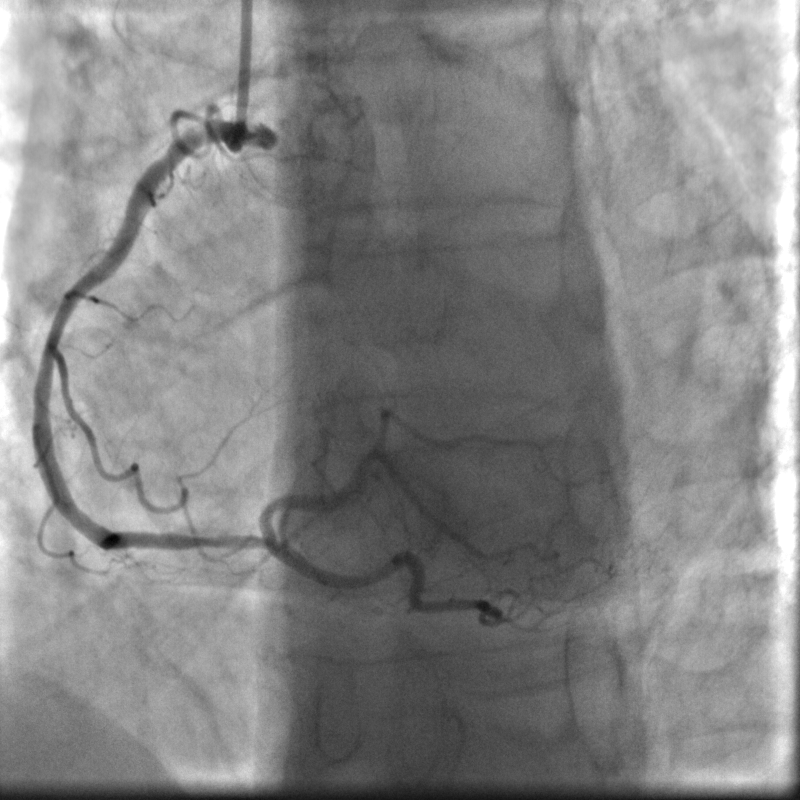
#> input picture Report_selected_images/14_021_1_0078.png, 800 x 800 px; its folder holds only this picture in this run
$ python -i preprocessing.py   (imports and definitions only)
#> lines starting #> are read from the running program, lines starting #| are printed output that depends on the picture
#> further down, picture is the input picture: shape (800, 800, 3); min 0, max 255, mean 132.8
import numpy as np
import cv2
from collections import defaultdict
from pathlib import Path
import matplotlib.pyplot as plt
from ipywidgets import interact, IntSlider, FloatSlider, VBox, HBox
import random
from src.utils import *
from src.utils import _sample_patient_frames

# ─────────────────────────────────────────────────────────────
# Background subtraction
# ─────────────────────────────────────────────────────────────
def subtract_background(image, kernel_size=31):
    """
    Removes slow-varying background illumination using a large Gaussian blur.

        background = GaussianBlur(image, kernel_size)
        residual   = image - background
        output     = rescaled residual to [0, 255]

    Parameters:
        image      : grayscale uint8 numpy array
        kernel_size: Gaussian kernel size (must be odd; default 41)

    Returns:
        Background-subtracted grayscale uint8 numpy array
    """
#> called with kernel_size = 81
    # Ensure kernel size is odd
    ks = kernel_size if kernel_size % 2 == 1 else kernel_size + 1

    # Estimate background as the low-frequency component
    background = cv2.GaussianBlur(image.astype(np.float32), (ks, ks), 0)
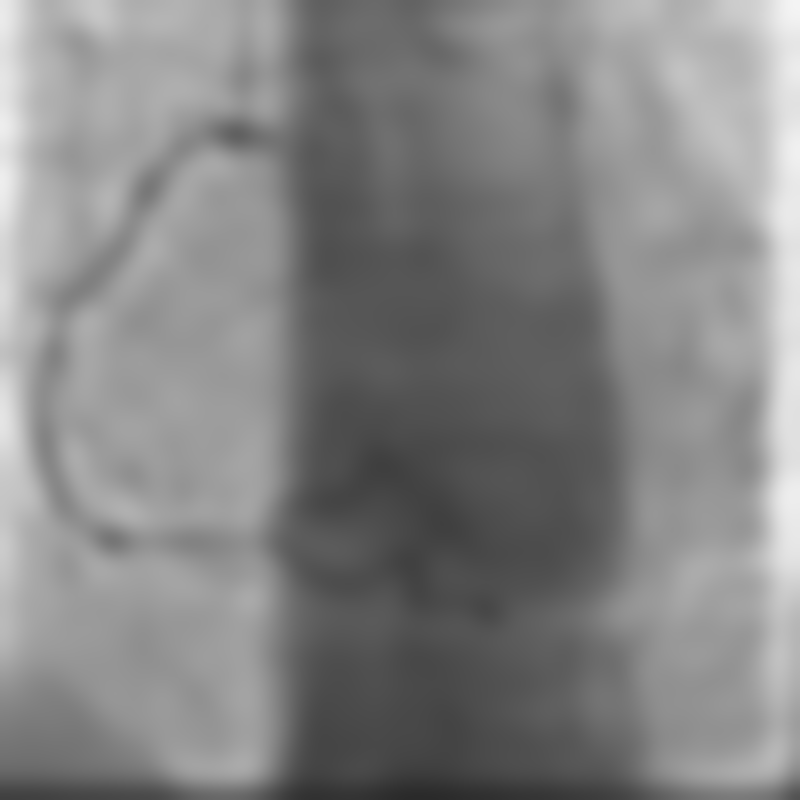
#> background: shape (800, 800, 3) float32; min 42.18, max 244.9, mean 132.8
    #background = cv2.medianBlur(image.astype(np.float32), ks)

    # Subtract and shift to avoid negative values
    residual = image.astype(np.float32) - background
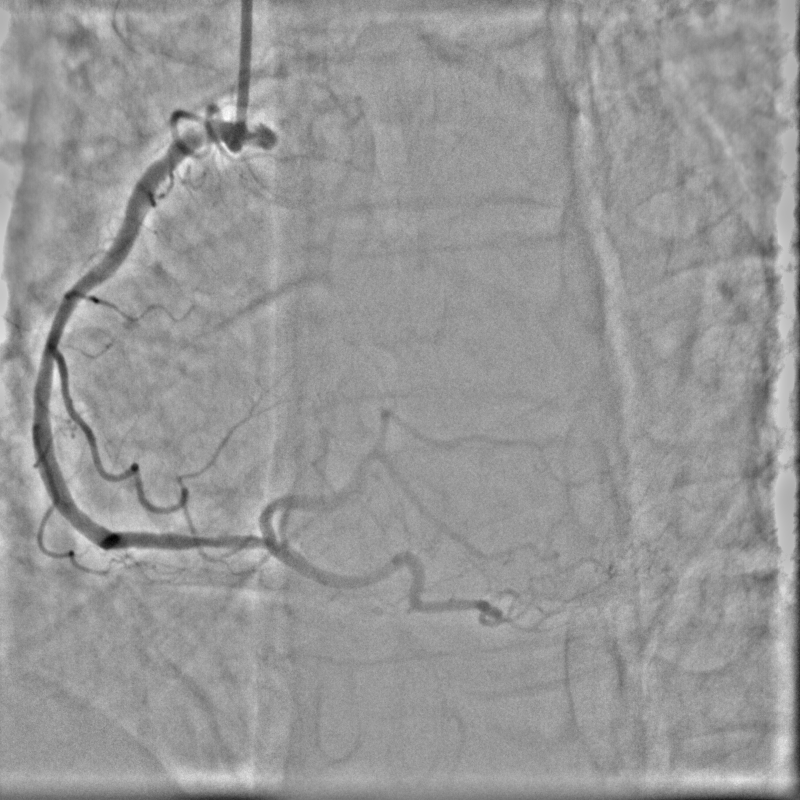
#> residual: shape (800, 800, 3) float32; min -118.4, max 80.17, mean -0.1; drawn with min black and max white

    # Rescale to full [0, 255] uint8 range
    r_min, r_max = residual.min(), residual.max()
#> r_min = -118.4; r_max = 80.17
    if r_max > r_min:
        rescaled = ((residual - r_min) / (r_max - r_min) * 255).astype(np.uint8)
    else:
        rescaled = np.zeros_like(image)

    return rescaled

# [29 lines left out: function browse_background_grid, not called in this run]

# ─────────────────────────────────────────────────────────────
# CLAHE
# ─────────────────────────────────────────────────────────────
def apply_clahe(image, clip_limit=2.0, grid_size=(8, 8)):
    # OpenCV requires clipLimit > 0
#> called with clip_limit = 4, grid_size = (8, 8)
    limit = max(0.01, clip_limit)
#> limit = 4
    clahe = cv2.createCLAHE(clipLimit=limit, tileGridSize=grid_size)
#> (the run stopped early here; a loop or call above may not have finished)

$ run again, on Report_selected_images/14_088_2_0026.png
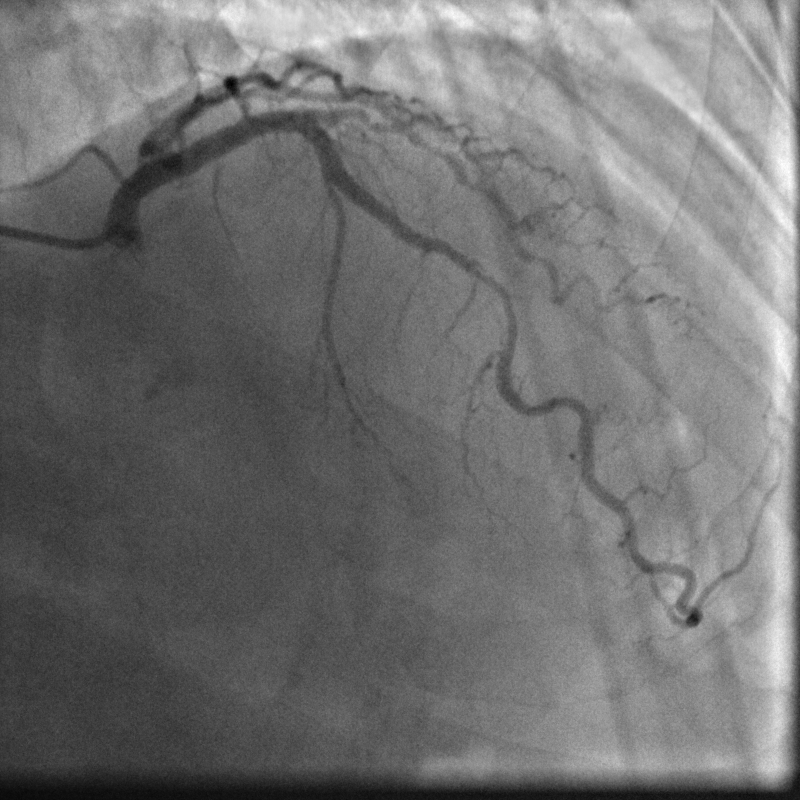
#> input picture Report_selected_images/14_088_2_0026.png, 800 x 800 px
#> picture is the input picture: shape (800, 800, 3); min 0, max 255, mean 113.3
#> in subtract_background, `background = cv2.GaussianBlur(image.astype(np.float32), (ks, ks), 0)`:
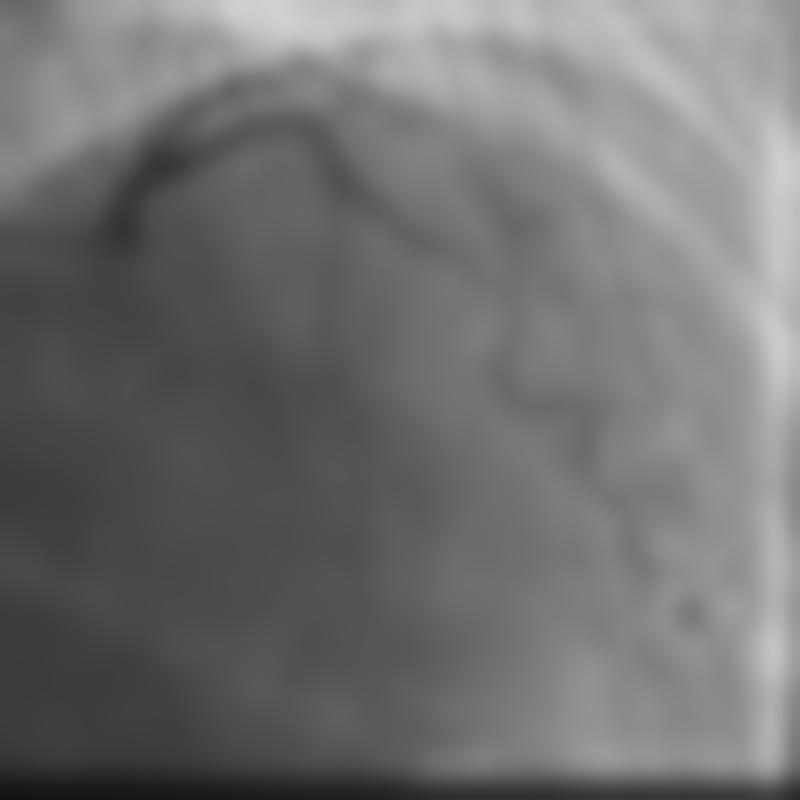
#> background: shape (800, 800, 3) float32; min 18.89, max 208.9, mean 113.4
#> in subtract_background, `residual = image.astype(np.float32) - background`:
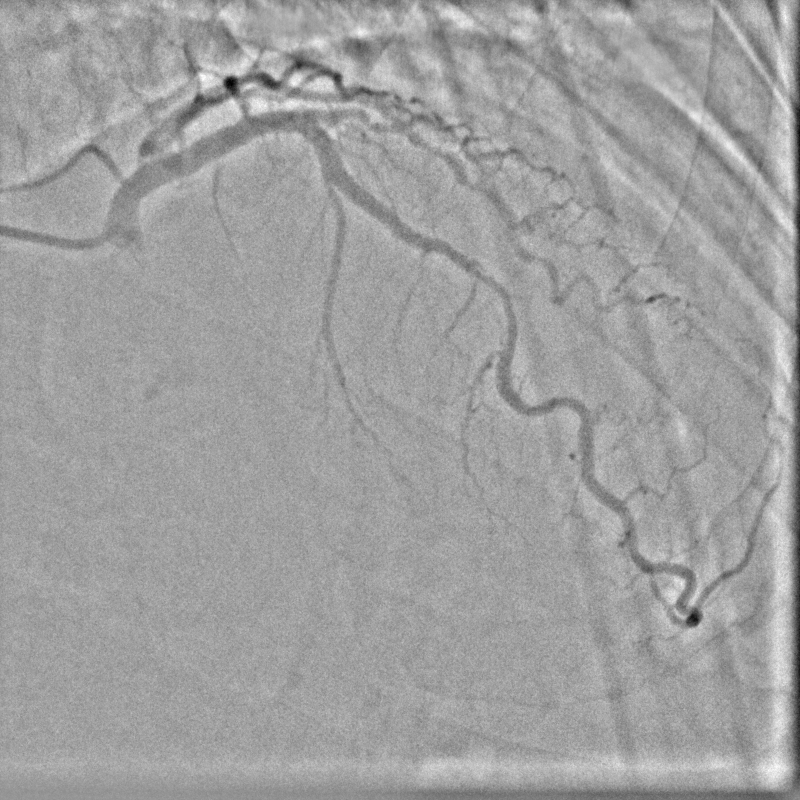
#> residual: shape (800, 800, 3) float32; min -108.5, max 64.25, mean -0.1; drawn with min black and max white
#> r_min = -108.5; r_max = 64.25
#> limit = 4

$ run again, on Report_selected_images/14_092_2_0036.png
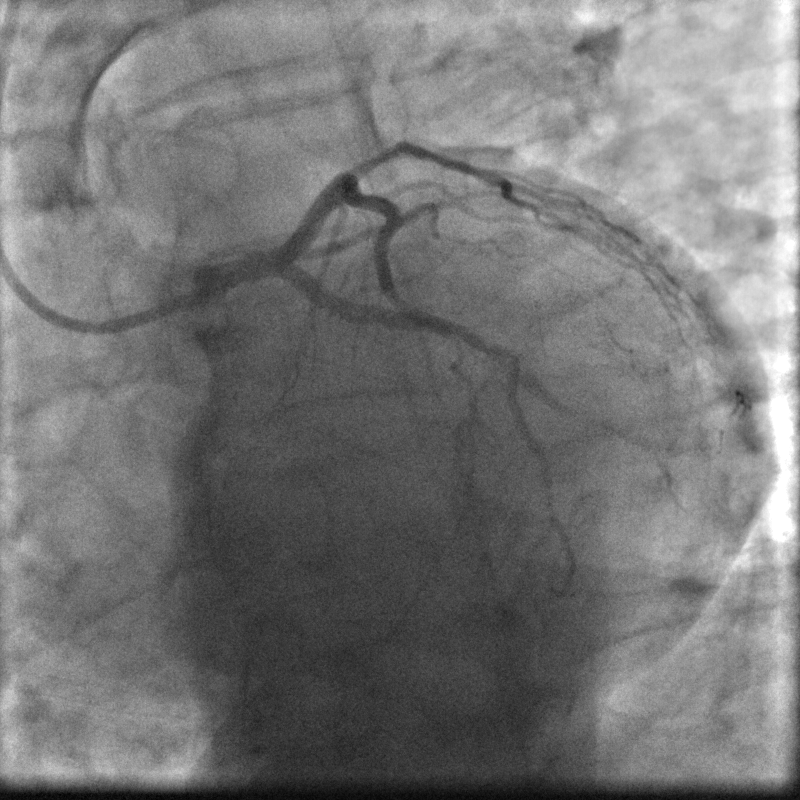
#> input picture Report_selected_images/14_092_2_0036.png, 800 x 800 px
#> picture is the input picture: shape (800, 800, 3); min 0, max 255, mean 118.5
#> in subtract_background, `background = cv2.GaussianBlur(image.astype(np.float32), (ks, ks), 0)`:
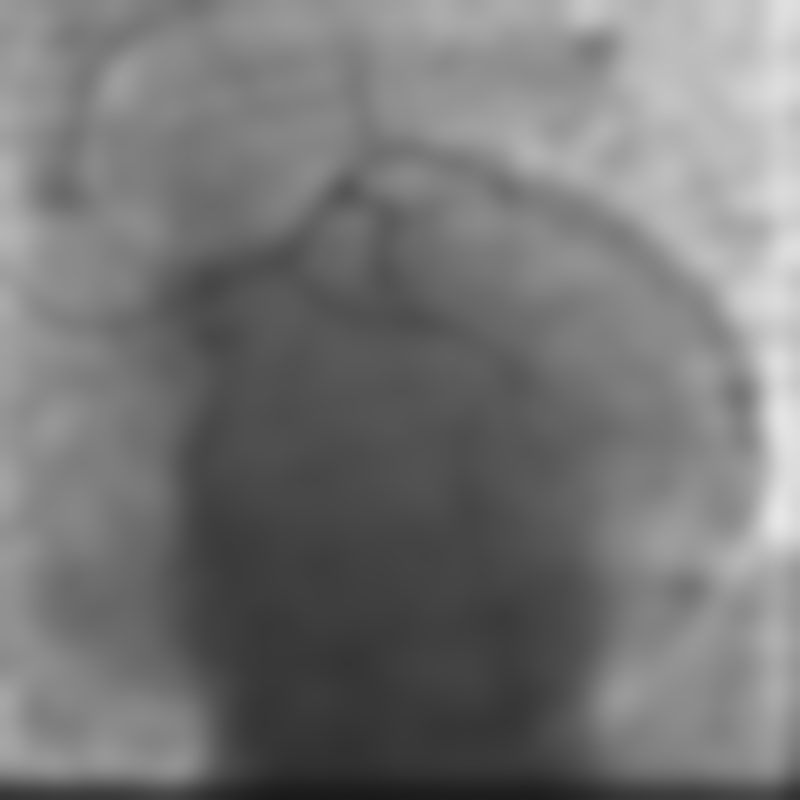
#> background: shape (800, 800, 3) float32; min 26.22, max 230.5, mean 118.6
#> in subtract_background, `residual = image.astype(np.float32) - background`:
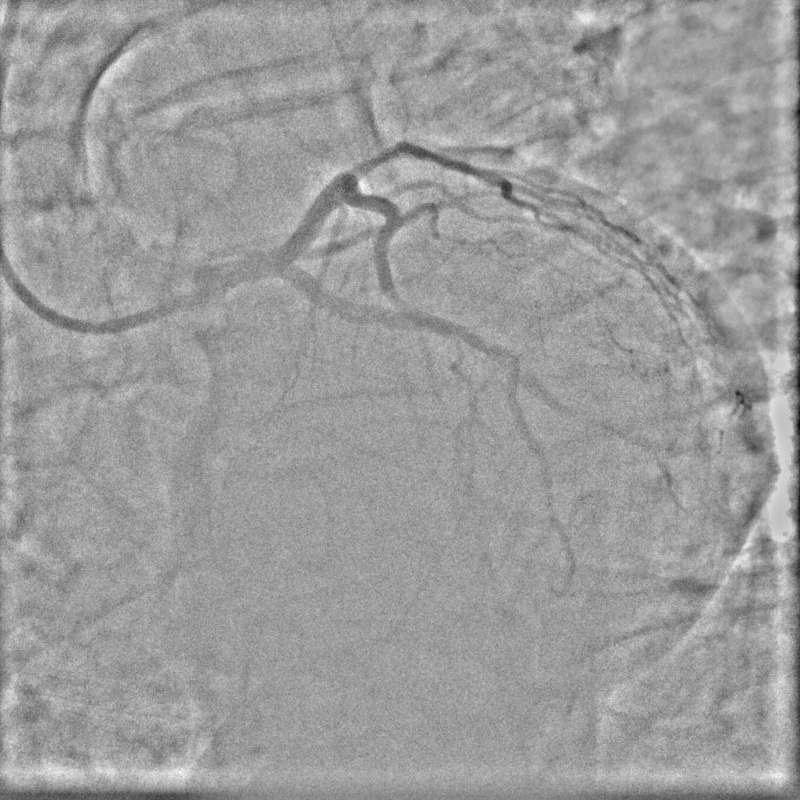
#> residual: shape (800, 800, 3) float32; min -109.3, max 68.85, mean -0.1; drawn with min black and max white
#> r_min = -109.3; r_max = 68.85
#> limit = 4
